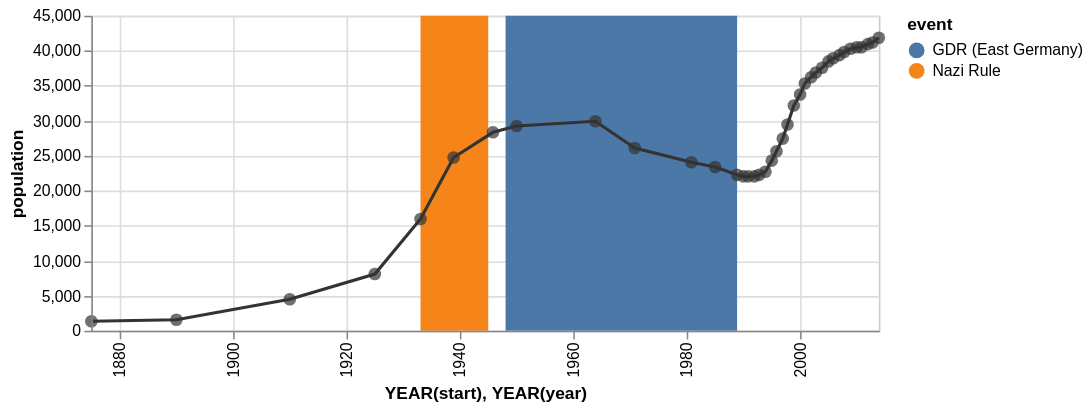

Source (Vega-Lite JSON):
### Vega specification from a JSON file in a GitHub repository (floating-point values rounded to 4 significant figures)
{"$schema": "https://vega.github.io/schema/vega/v3.0.json", "description": "The population of the German city of Falkensee over time", "autosize": "pad", "padding": 5, "encode": {"update": {"stroke": {"value": "#ccc"}, "fill": {"value": "transparent"}}}, "data": [{"name": "source_0", "values": [{"year": "1875", "population": 1309}, {"year": "1890", "population": 1558}, {"year": "1910", "population": 4512}, {"year": "1925", "population": 8180}, {"year": "1933", "population": 15915}, {"year": "1939", "population": 24824}, {"year": "1946", "population": 28275}, {"year": "1950", "population": 29189}, {"year": "1964", "population": 29881}, {"year": "1971", "population": 26007}, {"year": "1981", "population": 24029}, {"year": "1985", "population": 23340}, {"year": "1989", "population": 22307}, {"year": "1990", "population": 22087}, {"year": "1991", "population": 22139}, {"year": "1992", "population": 22105}, {"year": "1993", "population": 22242}, {"year": "1994", "population": 22801}, {"year": "1995", "population": 24273}, {"year": "1996", "population": 25640}, {"year": "1997", "population": 27393}, {"year": "1998", "population": 29505}, {"year": "1999", "population": 32124}, {"year": "2000", "population": 33791}, {"year": "2001", "population": 35297}, {"year": "2002", "population": 36179}, {"year": "2003", "population": 36829}, {"year": "2004", "population": 37493}, {"year": "2005", "population": 38376}, {"year": "2006", "population": 39008}, {"year": "2007", "population": 39366}, {"year": "2008", "population": 39821}, {"year": "2009", "population": 40179}, {"year": "2010", "population": 40511}, {"year": "2011", "population": 40465}, {"year": "2012", "population": 40905}, {"year": "2013", "population": 41258}, {"year": "2014", "population": 41777}]}, {"name": "source_1", "values": [{"start": "1933", "end": "1945", "event": "Nazi Rule"}, {"start": "1948", "end": "1989", "event": "GDR (East Germany)"}]}, {"name": "data_0", "source": "source_0", "transform": [{"type": "formula", "expr": "timeParse(datum[\"year\"],'%Y')", "as": "year"}]}, {"name": "data_1", "source": "data_0", "transform": [{"type": "formula", "expr": "toDate(datum[\"year\"])", "as": "year"}, {"type": "formula", "expr": "toNumber(datum[\"population\"])", "as": "population"}, {"type": "filter", "expr": "datum[\"year\"] !== null && !isNaN(datum[\"year\"]) && datum[\"population\"] !== null && !isNaN(datum[\"population\"])"}, {"type": "formula", "as": "year_year", "expr": "datetime(year(datum[\"year\"]), 0, 1, 0, 0, 0, 0)"}, {"type": "collect", "sort": {"field": "year_year", "order": "descending"}}]}, {"name": "data_2", "source": "data_0", "transform": [{"type": "formula", "expr": "toDate(datum[\"year\"])", "as": "year"}, {"type": "formula", "expr": "toNumber(datum[\"population\"])", "as": "population"}, {"type": "filter", "expr": "datum[\"year\"] !== null && !isNaN(datum[\"year\"]) && datum[\"population\"] !== null && !isNaN(datum[\"population\"])"}, {"type": "formula", "as": "year_year", "expr": "datetime(year(datum[\"year\"]), 0, 1, 0, 0, 0, 0)"}]}, {"name": "data_3", "source": "source_1", "transform": [{"type": "formula", "expr": "timeParse(datum[\"start\"],'%Y')", "as": "start"}, {"type": "formula", "expr": "timeParse(datum[\"end\"],'%Y')", "as": "end"}, {"type": "filter", "expr": "datum[\"start\"] !== null && !isNaN(datum[\"start\"])"}, {"type": "formula", "as": "year_start", "expr": "datetime(year(datum[\"start\"]), 0, 1, 0, 0, 0, 0)"}, {"type": "formula", "as": "year_end", "expr": "datetime(year(datum[\"end\"]), 0, 1, 0, 0, 0, 0)"}]}], "signals": [{"name": "width", "update": "500"}, {"name": "height", "update": "200"}], "marks": [{"name": "layer_0_marks", "type": "rect", "from": {"data": "data_3"}, "encode": {"update": {"x": {"scale": "x", "field": "year_start"}, "x2": {"scale": "x", "field": "year_end"}, "y": {"value": 0}, "y2": {"field": {"group": "height"}}, "fill": {"scale": "color", "field": "event"}}}}, {"name": "layer_1_layer_0_marks", "type": "line", "from": {"data": "data_1"}, "encode": {"update": {"x": {"scale": "x", "field": "year_year"}, "y": {"scale": "y", "field": "population"}, "stroke": {"value": "#333"}}}}, {"name": "layer_1_layer_1_marks", "type": "symbol", "role": "pointOverlay", "from": {"data": "data_2"}, "encode": {"update": {"x": {"scale": "x", "field": "year_year"}, "y": {"scale": "y", "field": "population"}, "fill": {"value": "#333"}, "opacity": {"value": 0.7}}}}], "scales": [{"name": "x", "type": "time", "range": [0, {"signal": "width"}], "round": true, "nice": "year", "domain": {"fields": [{"data": "data_3", "field": "year_start"}, {"data": "data_3", "field": "year_end"}, {"data": "data_1", "field": "year_year"}, {"data": "data_2", "field": "year_year"}], "sort": true}}, {"name": "color", "type": "ordinal", "range": "category", "domain": {"data": "data_3", "field": "event", "sort": true}}, {"name": "y", "type": "linear", "range": [{"signal": "height"}, 0], "round": true, "nice": true, "zero": true, "domain": {"fields": [{"data": "data_1", "field": "population"}, {"data": "data_2", "field": "population"}], "sort": true}}], "axes": [{"scale": "x", "orient": "bottom", "tickCount": 5, "title": "YEAR(start), YEAR(year)", "zindex": 1, "encode": {"labels": {"update": {"text": {"signal": "timeFormat(datum.value, '%Y')"}, "angle": {"value": 270}, "align": {"value": "right"}, "baseline": {"value": "middle"}}}}}, {"scale": "x", "domain": false, "grid": true, "labels": false, "maxExtent": 0, "minExtent": 0, "orient": "bottom", "tickCount": 5, "ticks": false, "zindex": 0, "gridScale": "y"}, {"scale": "y", "orient": "left", "title": "population", "zindex": 1}, {"scale": "y", "domain": false, "grid": true, "labels": false, "maxExtent": 0, "minExtent": 0, "orient": "left", "ticks": false, "zindex": 0, "gridScale": "x"}], "legends": [{"fill": "color", "title": "event"}], "config": {"axis": {"minExtent": 30}}}
